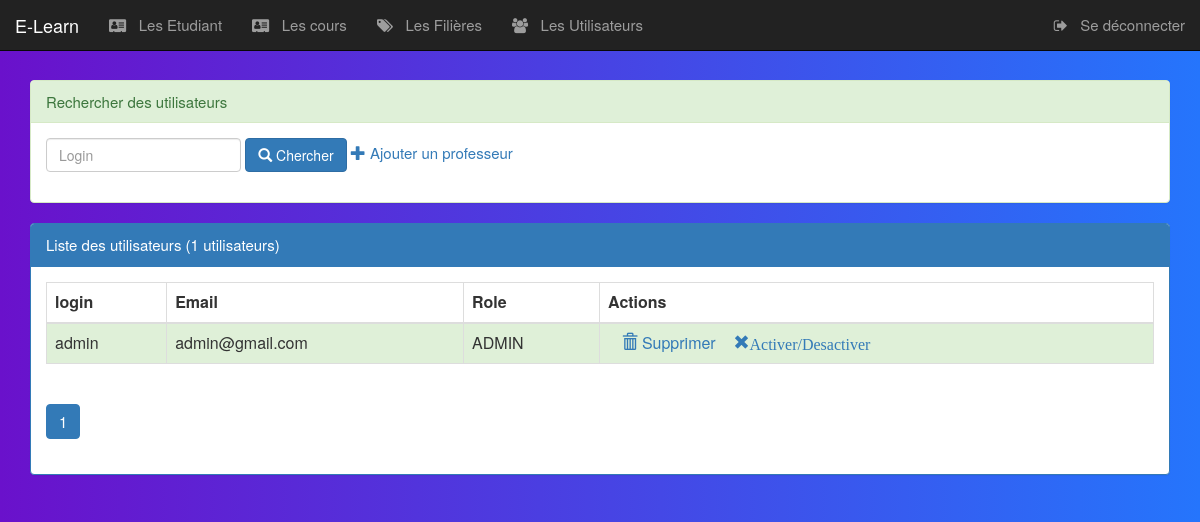
Screenshot of /pages/utilisateurs.php (signed in) with the database file from the repository.
### tables this page shows
create table utilisateur(
    iduser int(4) auto_increment primary key,
    login varchar(50),
    email varchar(255),
    role varchar(50),  
    etat int(1),        
    pwd varchar(255)
);

### pages/utilisateurs.php (the view, shortened to what this page needs)
<?php
    require_once("connexiondb.php");
    $login=isset($_GET['login'])?$_GET['login']:"";
    $size=isset($_GET['size'])?$_GET['size']:3;
    $page=isset($_GET['page'])?$_GET['page']:1;
    $requeteUser="select * from utilisateur where login like '%$login%'";
    $requeteCount="select count(*) countUser from utilisateur";
    $resultatUser=$pdo->query($requeteUser);
    $resultatCount=$pdo->query($requeteCount);
    $tabCount=$resultatCount->fetch();
    $nbrUser=$tabCount['countUser'];
    $reste=$nbrUser % $size;
    if($reste===0)
        $nbrPage=$nbrUser/$size;
    else
        $nbrPage=floor($nbrUser/$size)+1;
?>
<HTML>
    <head>
        <link rel="stylesheet" type="text/css" href="https://maxcdn.bootstrapcdn.com/bootstrap/3.3.7/css/bootstrap.min.css">
        <link rel="stylesheet" type="text/css" href="../css/font-awesome.min.css">
        <link rel="stylesheet" type="text/css" href="../css/Styles.css">
    </head>
    <body class="vh-100 gradient-custom">
        <?php include("menu.php"); ?>
        <div class="container">
            <div class="panel panel-success margetop60">
				<div class="panel-heading">Rechercher des utilisateurs</div>
				<div class="panel-body">
					<form method="get" action="utilisateurs.php" class="form-inline">
						<div class="form-group">
                            <input type="text" name="login"
                                   placeholder="Login"
                                   class="form-control"
                                   value="<?php echo $login ?>"/>
                        </div>
				        <button type="submit" class="btn btn-primary">
                            <span class="glyphicon glyphicon-search"></span>
                            Chercher
                        </button>
                        <a href="nouveauprofesseur.php">
                        <span class="glyphicon glyphicon-plus"></span>
                             Ajouter un professeur
                        </a>
					</form>
				</div>
			</div>
            <div class="panel panel-primary">
                <div class="panel-heading">Liste des utilisateurs (<?php echo $nbrUser ?> utilisateurs)</div>
                <div class="panel-body">
                    <table class="table table-striped table-bordered">
                        <thead>
                            <tr>
                                <th>login</th> <th>Email</th> <th>Role</th> <th>Actions</th>
                            </tr>
                        </thead>
                        <tbody>
                            <?php while($user=$resultatUser->fetch()){ ?>
                                <tr class="<?php echo $user['etat']==1?'success':'danger'?>">
                                    <td><?php echo $user['login'] ?> </td>
                                    <td><?php echo $user['email'] ?> </td>
                                    <td><?php echo $user['role'] ?> </td>
                                   <td>
                                        <a onclick="return confirm('Etes vous sur de vouloir supprimer cet utilisateur')"
                                            href="supprimerUtilisateur.php?idUser=<?php echo $user['iduser'] ?>">
                                                <span class="glyphicon glyphicon-trash"></span>
                                                <span >Supprimer</span>
                                        </a>
                <a href="activerUtilisateur.php?idUser=<?php echo $user['iduser'] ?>&etat=<?php echo $user['etat']  ?>">
                                                <?php
                                                    if($user['etat']==1)
                                                        echo '<span class="glyphicon glyphicon-remove">Activer/Desactiver</span>';
                                                    else
                                                        echo '<span class="glyphicon glyphicon-ok">Activer/Desactiver</span>';
                                                ?>
                                            </a>
                                        </td>
                                </tr>
                             <?php } ?>
                        </tbody>
                    </table>
                <div>
                    <ul class="pagination">
                        <?php for($i=1;$i<=$nbrPage;$i++){ ?>
                            <li class="<?php if($i==$page) echo 'active' ?>">
            <a href="utilisateurs.php?page=<?php echo $i;?>&login=<?php echo $login ?>">
                                    <?php echo $i; ?>
                                </a>
                             </li>
                        <?php } ?>
                    </ul>
                </div>
                </div>
            </div>
        </div>
    </body>
</HTML>

### css/Styles.css (style rules this page uses)
.margetop60 { margin-top: 80px; }
body { background-color: rgb(240, 238, 238); font-size: 15px; }
.gradient-custom { background: #6a11cb; background: -webkit-linear-gradient(to right, rgba(106, 17, 203, 1), rgba(37, 117, 252, 1)); background: linear-gradient(to right, rgba(106, 17, 203, 1), rgba(37, 117, 252, 1)) }

### rows the page displays
utilisateur: login "admin", email "admin@gmail.com", role "ADMIN", etat "Activer/Desactiver"

### other values shown
$nbrUser "1"
